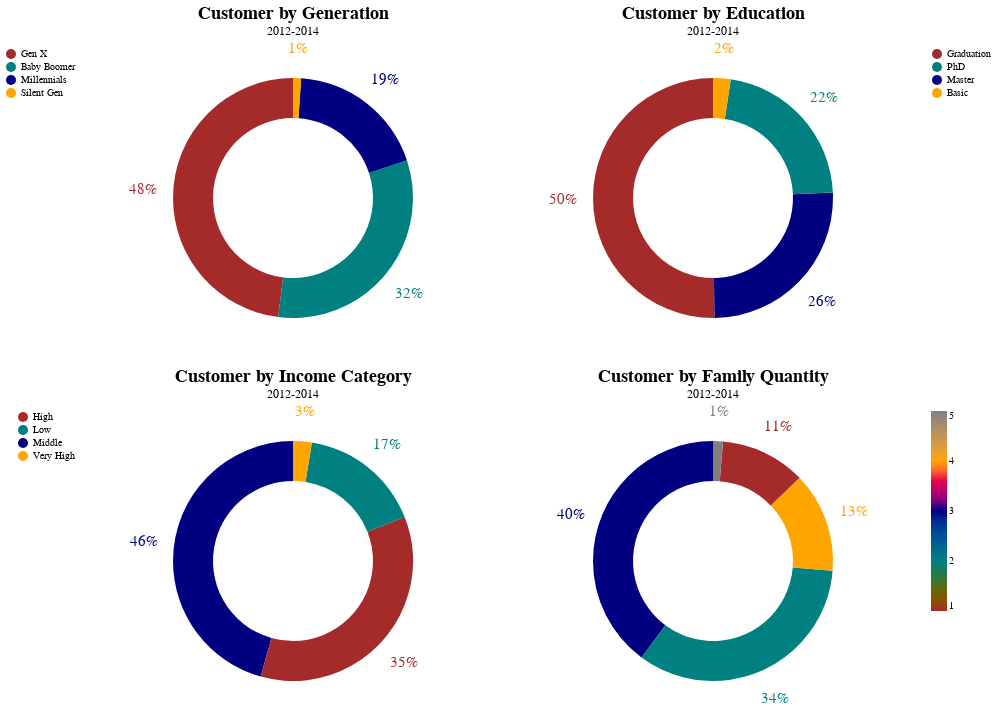

Source (notebook cell):
### Code cell
((p1 | p2).resolve_scale(color='independent')) & (p3 | p4).resolve_scale(color='independent')

### Figure 1 — Vega-Lite specification as saved in the notebook (floating-point values rounded to 4 significant figures)
{"config": {"view": {"continuousWidth": 300, "continuousHeight": 300}}, "vconcat": [{"hconcat": [{"layer": [{"mark": {"type": "arc", "innerRadius": 80, "outerRadius": 120}, "encoding": {"color": {"field": "Generation", "legend": {"orient": "left", "legendY": 20}, "scale": {"domain": ["Gen X", "Baby Boomer", "Millennials", "Silent Gen"], "range": ["brown", "teal", "navy", "orange"]}, "sort": ["Silent Gen", "Baby Boomer", "Gen X", "Millennials"], "title": null, "type": "ordinal"}, "order": {"field": "pct", "type": "quantitative"}, "theta": {"field": "pct", "stack": true, "type": "quantitative"}}}, {"mark": {"type": "text", "radius": 150, "size": 15}, "encoding": {"color": {"field": "Generation", "legend": {"orient": "left", "legendY": 20}, "scale": {"domain": ["Gen X", "Baby Boomer", "Millennials", "Silent Gen"], "range": ["brown", "teal", "navy", "orange"]}, "sort": ["Silent Gen", "Baby Boomer", "Gen X", "Millennials"], "title": null, "type": "ordinal"}, "order": {"field": "pct", "type": "quantitative"}, "text": {"field": "pct", "format": ".0%", "type": "quantitative"}, "theta": {"field": "pct", "stack": true, "type": "quantitative"}}}], "data": {"name": "data-f7c4f91f97f8776c89dca9625ffa0f13"}, "height": 300, "title": {"text": "Customer by Generation", "anchor": "middle", "font": "Calibri", "fontSize": 18, "subtitle": "2012-2014"}, "width": 400}, {"layer": [{"mark": {"type": "arc", "innerRadius": 80, "outerRadius": 120}, "encoding": {"color": {"field": "Education", "legend": {"orient": "right", "legendY": 20}, "scale": {"domain": ["Graduation", "PhD", "Master", "Basic"], "range": ["brown", "teal", "navy", "orange"]}, "title": null, "type": "nominal"}, "order": {"field": "pct", "type": "quantitative"}, "theta": {"field": "pct", "stack": true, "type": "quantitative"}}}, {"mark": {"type": "text", "radius": 150, "size": 15}, "encoding": {"color": {"field": "Education", "legend": {"orient": "right", "legendY": 20}, "scale": {"domain": ["Graduation", "PhD", "Master", "Basic"], "range": ["brown", "teal", "navy", "orange"]}, "title": null, "type": "nominal"}, "order": {"field": "pct", "type": "quantitative"}, "text": {"field": "pct", "format": ".0%", "type": "quantitative"}, "theta": {"field": "pct", "stack": true, "type": "quantitative"}}}], "data": {"name": "data-e7e907d728d970a0d31d89a0b57edc60"}, "height": 300, "title": {"text": "Customer by Education", "anchor": "middle", "font": "Calibri", "fontSize": 18, "subtitle": "2012-2014"}, "width": 400}], "resolve": {"scale": {"color": "independent"}}}, {"hconcat": [{"layer": [{"mark": {"type": "arc", "innerRadius": 80, "outerRadius": 120}, "encoding": {"color": {"field": "IncomeCategory", "legend": {"orient": "left", "legendY": 20}, "scale": {"domain": ["High", "Low", "Middle", "Very High"], "range": ["brown", "teal", "navy", "orange"]}, "sort": ["Low", "Middle", "High", "Very High"], "title": null, "type": "ordinal"}, "order": {"field": "pct", "type": "quantitative"}, "theta": {"field": "pct", "stack": true, "type": "quantitative"}}}, {"mark": {"type": "text", "radius": 150, "size": 15}, "encoding": {"color": {"field": "IncomeCategory", "legend": {"orient": "left", "legendY": 20}, "scale": {"domain": ["High", "Low", "Middle", "Very High"], "range": ["brown", "teal", "navy", "orange"]}, "sort": ["Low", "Middle", "High", "Very High"], "title": null, "type": "ordinal"}, "order": {"field": "pct", "type": "quantitative"}, "text": {"field": "pct", "format": ".0%", "type": "quantitative"}, "theta": {"field": "pct", "stack": true, "type": "quantitative"}}}], "data": {"name": "data-f4035b6967bd8f5711abb9144fc8f700"}, "height": 300, "title": {"text": "Customer by Income Category", "anchor": "middle", "font": "Calibri", "fontSize": 18, "subtitle": "2012-2014"}, "width": 400}, {"layer": [{"mark": {"type": "arc", "innerRadius": 80, "outerRadius": 120}, "encoding": {"color": {"field": "FamilyQty", "legend": {"orient": "right", "legendY": 20}, "scale": {"domain": [1, 2, 3, 4, 5], "range": ["brown", "teal", "navy", "orange", "grey"]}, "title": null, "type": "quantitative"}, "order": {"field": "pct", "type": "quantitative"}, "theta": {"field": "pct", "stack": true, "type": "quantitative"}}}, {"mark": {"type": "text", "radius": 150, "size": 15}, "encoding": {"color": {"field": "FamilyQty", "legend": {"orient": "right", "legendY": 20}, "scale": {"domain": [1, 2, 3, 4, 5], "range": ["brown", "teal", "navy", "orange", "grey"]}, "title": null, "type": "quantitative"}, "order": {"field": "pct", "type": "quantitative"}, "text": {"field": "pct", "format": ".0%", "type": "quantitative"}, "theta": {"field": "pct", "stack": true, "type": "quantitative"}}}], "data": {"name": "data-cf593ac8102785d9e12b1dcabbeaa3d5"}, "height": 300, "title": {"text": "Customer by Family Quantity", "anchor": "middle", "font": "Calibri", "fontSize": 18, "subtitle": "2012-2014"}, "width": 400}], "resolve": {"scale": {"color": "independent"}}}], "$schema": "https://vega.github.io/schema/vega-lite/v5.16.3.json", "datasets": {"data-f7c4f91f97f8776c89dca9625ffa0f13": [{"Generation": "Gen X", "pct": 0.4803}, {"Generation": "Baby Boomer", "pct": 0.3205}, {"Generation": "Millennials", "pct": 0.1884}, {"Generation": "Silent Gen", "pct": 0.01085}], "data-e7e907d728d970a0d31d89a0b57edc60": [{"Education": "Graduation", "pct": 0.502}, {"Education": "Master", "pct": 0.2554}, {"Education": "PhD", "pct": 0.2189}, {"Education": "Basic", "pct": 0.02367}], "data-f4035b6967bd8f5711abb9144fc8f700": [{"IncomeCategory": "Middle", "pct": 0.4566}, {"IncomeCategory": "High", "pct": 0.3531}, {"IncomeCategory": "Low", "pct": 0.1652}, {"IncomeCategory": "Very High", "pct": 0.02515}], "data-cf593ac8102785d9e12b1dcabbeaa3d5": [{"FamilyQty": 3, "pct": 0.3984}, {"FamilyQty": 2, "pct": 0.3388}, {"FamilyQty": 4, "pct": 0.1346}, {"FamilyQty": 1, "pct": 0.1149}, {"FamilyQty": 5, "pct": 0.01331}]}}
